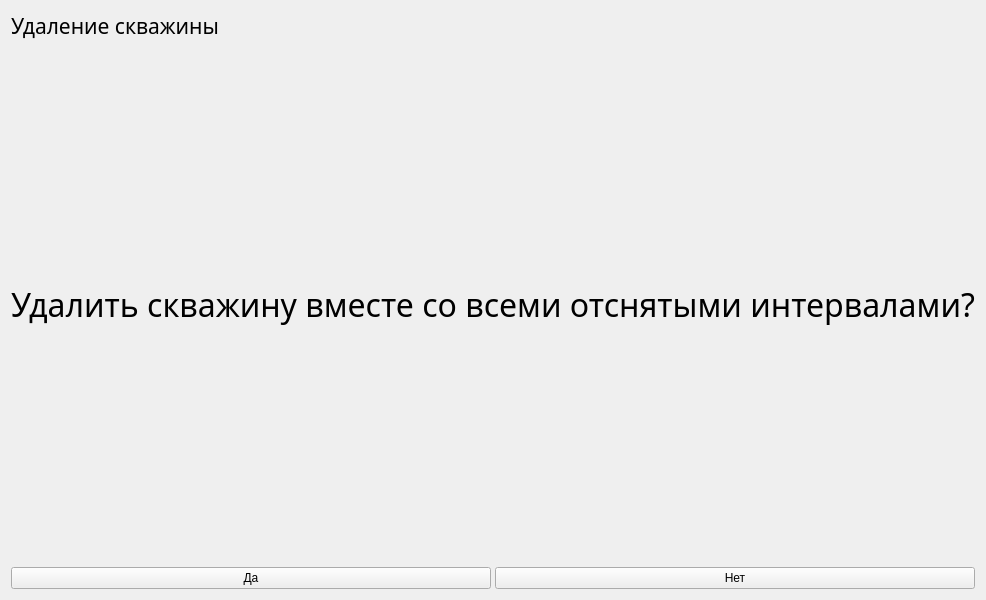
<?xml version="1.0" encoding="UTF-8"?>
<ui version="4.0">
 <class>DeleteWellForm</class>
 <widget class="QWidget" name="DeleteWellForm">
  <property name="geometry">
   <rect>
    <x>0</x>
    <y>0</y>
    <width>800</width>
    <height>600</height>
   </rect>
  </property>
  <property name="windowTitle">
   <string>Form</string>
  </property>
  <property name="styleSheet">
   <string notr="true"/>
  </property>
  <layout class="QVBoxLayout" name="verticalLayout" stretch="0,0,0,0,0">
   <item>
    <widget class="QLabel" name="label">
     <property name="font">
      <font>
       <family>Sono Medium</family>
       <pointsize>16</pointsize>
      </font>
     </property>
     <property name="text">
      <string>Удаление скважины</string>
     </property>
    </widget>
   </item>
   <item>
    <spacer name="verticalSpacer">
     <property name="orientation">
      <enum>Qt::Vertical</enum>
     </property>
     <property name="sizeHint" stdset="0">
      <size>
       <width>20</width>
       <height>40</height>
      </size>
     </property>
    </spacer>
   </item>
   <item>
    <widget class="QLabel" name="label_2">
     <property name="font">
      <font>
       <family>Sono Medium</family>
       <pointsize>24</pointsize>
      </font>
     </property>
     <property name="text">
      <string>Удалить скважину вместе со всеми отснятыми интервалами?</string>
     </property>
     <property name="alignment">
      <set>Qt::AlignCenter</set>
     </property>
    </widget>
   </item>
   <item>
    <spacer name="verticalSpacer_2">
     <property name="orientation">
      <enum>Qt::Vertical</enum>
     </property>
     <property name="sizeHint" stdset="0">
      <size>
       <width>20</width>
       <height>40</height>
      </size>
     </property>
    </spacer>
   </item>
   <item>
    <layout class="QHBoxLayout" name="horizontalLayout">
     <property name="spacing">
      <number>4</number>
     </property>
     <item>
      <widget class="QPushButton" name="yes_pushButton">
       <property name="maximumSize">
        <size>
         <width>16777215</width>
         <height>100</height>
        </size>
       </property>
       <property name="text">
        <string>Да</string>
       </property>
      </widget>
     </item>
     <item>
      <widget class="QPushButton" name="no_pushButton">
       <property name="maximumSize">
        <size>
         <width>16777215</width>
         <height>100</height>
        </size>
       </property>
       <property name="text">
        <string>Нет</string>
       </property>
      </widget>
     </item>
    </layout>
   </item>
  </layout>
 </widget>
 <resources/>
 <connections/>
</ui>
